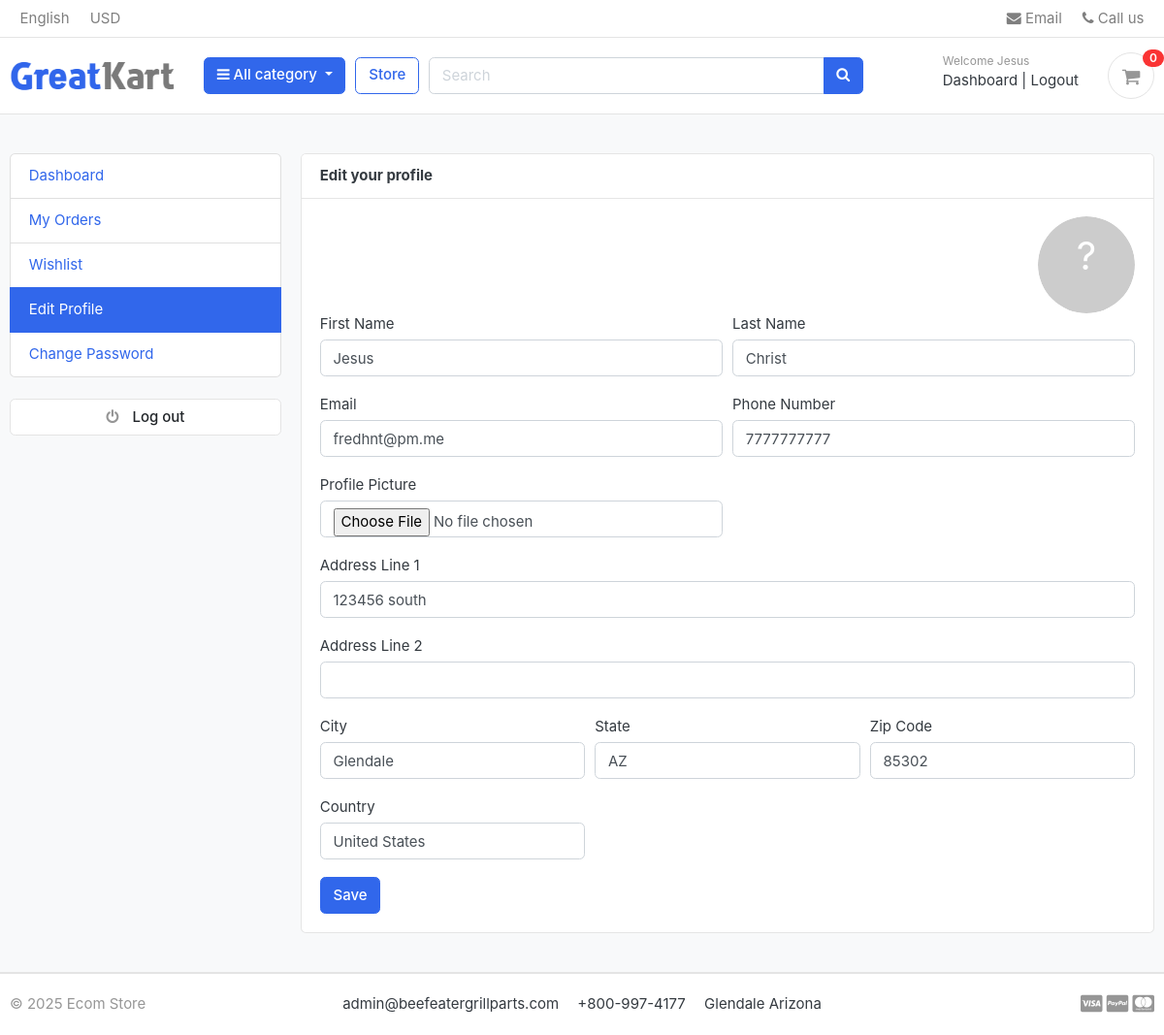
The app's page /accounts/edit_profile/ (signed in) with its own data.
### accounts/models.py (models this page shows, shortened)
class Account(AbstractUser):
    first_name = models.CharField(max_length=50)
    last_name = models.CharField(max_length=50)
    username = models.CharField(max_length=50, unique=True)
    email = models.EmailField(max_length=100, unique=True)
    phone_number = models.CharField(max_length=50)
    date_joined = models.DateTimeField(auto_now_add=True)
    last_login = models.DateTimeField(auto_now_add=True)
    is_admin = models.BooleanField(default=False)
    is_staff = models.BooleanField(default=False)
    is_active = models.BooleanField(default=False)
    is_superadmin = models.BooleanField(default=False)
    USERNAME_FIELD = 'email'
    REQUIRED_FIELDS = ['username', 'first_name', 'last_name']
    objects = MyAccountManager()

class UserProfile(models.Model):
    user = models.OneToOneField(settings.AUTH_USER_MODEL, on_delete=models.CASCADE)
    address_line_1 = models.CharField(blank=True, max_length=100)
    address_line_2 = models.CharField(blank=True, max_length=100)
    profile_picture = models.ImageField(blank=True, null=True, upload_to='userprofile')
    city = models.CharField(blank=True, max_length=20)
    zip_code = models.CharField(blank=True, max_length=20)
    state = models.CharField(blank=True, max_length=20)
    country = models.CharField(blank=True, max_length=20)

### accounts/views.py (the view)
# urls.py: path('edit_profile/', views.edit_profile, name='edit_profile'),
@login_required(login_url='login')
def edit_profile(request):
    userprofile = get_object_or_404(UserProfile, user=request.user)
    if request.method == 'POST':
        user_form = UserForm(request.POST, instance=request.user)
        profile_form = UserProfileForm(request.POST, request.FILES, instance=userprofile)
        if user_form.is_valid() and profile_form.is_valid():
            user_form.save()
            profile_form.save()
            messages.success(request, 'Your profile has been updated. Please use your new email to sign in.')
            return redirect('edit_profile')
    else:
        user_form = UserForm(instance=request.user)
        profile_form = UserProfileForm(instance=userprofile)
    context = {
        'user_form': user_form,
        'profile_form': profile_form,
        'userprofile': userprofile,
    }
    return render(request, 'accounts/edit_profile.html', context)

### accounts/forms.py
class UserForm(forms.ModelForm):
    class Meta:
        model = Account
        fields = ('first_name', 'last_name', 'phone_number', 'email')
    def __init__(self, *args, **kwargs):
        super(UserForm, self).__init__(*args, **kwargs)
        for field in self.fields:
            self.fields[field].widget.attrs['class'] = 'form-control'

class UserProfileForm(forms.ModelForm):
    profile_picture = forms.ImageField(required=False, error_messages= {'invalid':("Image files only")}, widget=forms.FileInput)
    class Meta:
        model = UserProfile
        fields = ('address_line_1', 'address_line_2', 'city', 'state', 'zip_code', 'country', 'profile_picture')
    def __init__(self, *args, **kwargs):
        super(UserProfileForm, self).__init__(*args, **kwargs)
        for field in self.fields:
            self.fields[field].widget.attrs['class'] = 'form-control'

### carts/context_processors.py (called while the page is built)
def counter(request):
    cart_count = 0
    if 'admin' in request.path:
        return {}
    else:
        try:
            cart = Cart.objects.filter(cart_id= _cart_id(request))
            if request.user.is_authenticated:
                cart_items = CartItem.objects.all().filter(user=request.user)
            else:
                cart_items = CartItem.objects.all().filter(cart=cart[:1])
            for cart_item in cart_items:
                cart_count += cart_item.quantity
        except Cart.DoesNotExist:
            cart_count = 0
    return dict(cart_count=cart_count)

### carts/utils.py (called while the page is built)
def _cart_id(request):
    cart_id = request.session.get('cart_id')
    if not cart_id:
        cart_id = str(uuid.uuid4())
        request.session['cart_id'] = cart_id
        request.session.modified = True
    return cart_id

### category/context_processors.py (called while the page is built)
def menu_links(request):
    from category.models import Category
    links = Category.objects.all()
    return dict(links=links)

### category/models.py (called while the page is built)
    def get_url(self):
        return reverse('store:products_by_category', args=[self.slug])

### store/context_processors.py (called while the page is built)
def recently_viewed(request):
    viewed_ids = request.session.get('viewed_products', [])
    recently_viewed = Product.objects.filter(id__in=viewed_ids, is_available=True).order_by('-modified_date')[:5]  # Limit to 5, match session order if possible
    ordered_products = sorted(recently_viewed, key=lambda p: viewed_ids.index(p.id) if p.id in viewed_ids else len(viewed_ids))
    return {'recently_viewed': ordered_products}

### templates/accounts/edit_profile.html (shortened to what this page needs)
{% extends 'base.html' %}
{% block content %}
<section class="section-conten padding-y bg">
<div class="container">
    <div class="row">
    {% include 'includes/dashboard_sidebar.html' %}
    <main class="col-md-9">
        <article class="card">
        <header class="card-header">
            <strong class="d-inline-block mr-3">Edit your profile</strong>
        </header>
        <div class="card-body">
            <div class="text-right">
                {% if userprofile.profile_picture %}
                <img src="{{ userprofile.profile_picture.url }}" alt="Profile Picture" width="100" style="border-radius:50px;">
                {% else %}
                    <svg width="100" height="100" viewBox="0 0 100 100" style="border-radius: 50%;">
                        <circle cx="50" cy="50" r="50" fill="#ccc" />
                        <text x="50" y="55" font-size="40" text-anchor="middle" fill="#fff">?</text>
                    </svg>
                {% endif %}
            </div>
            <div class="row">
            <div class="col-md-12">
                <form action="{% url 'edit_profile' %}" method="POST" enctype="multipart/form-data">
                    <div class="form-row">
                        <div class="form-group col-md-6">
                            <label>First Name</label>
                            {{ user_form.first_name }}
                        </div>
                        <div class="form-group col-md-6">
                            <label>Last Name</label>
                            {{ user_form.last_name }}
                        </div>
                    </div>
                    <div class="form-row">
                        <div class="form-group col-md-6">
                            <label>Email</label>
                            {{ user_form.email }}
                        </div>
                        <div class="form-group col-md-6">
                            <label>Phone Number</label>
                            {{ user_form.phone_number }}
                        </div>
                    </div>
                    <div class="form-row">
                        <div class="form-group col-md-6">
                            <label>Profile Picture</label>
                            {{ profile_form.profile_picture }}
                        </div>
                    </div>
                    <div class="form-group">
                        <label>Address Line 1</label>
                        {{ profile_form.address_line_1 }}
                    </div>
                    <div class="form-group">
                        <label>Address Line 2</label>
                        {{ profile_form.address_line_2 }}
                    </div>
                    <div class="form-row">
                        <div class="form-group col-md-4">
                            <label>City</label>
                            {{ profile_form.city }}
                        </div>
                        <div class="form-group col-md-4">
                            <label>State</label>
                            {{ profile_form.state }}
                        </div>
                        <div class="form-group col-md-4">
                            <label>Zip Code</label>
                            {{ profile_form.zip_code }}
                        </div>
                        <div class="form-group col-md-4">
                            <label>Country</label>
                            {{ profile_form.country }}
                        </div>
                    </div>
                    <input type="submit" value="Save" class="btn btn-primary">
                </form>
            </div>
            </div>
        </div>
        </article>
    </main>
    </div>
</div>
</section>
{% endblock %}

### templates/includes/navbar.html (shortened to what this page needs)
{% load static %}
<header class="section-header">
    <nav class="navbar p-md-0 navbar-expand-sm navbar-light border-bottom">
        <div class="container">
            <div class="collapse navbar-collapse" id="navbarTop4">
                <ul class="navbar-nav mr-auto">
                    <li class="nav-item dropdown">
                        <a href="#" class="nav-link"> English </a>
                    </li>
                    <li class="nav-item dropdown">
                        <a href="#" class="nav-link"> USD </a>
                    </li>
                </ul>
                <ul class="navbar-nav">
                    <li><a href="#" class="nav-link"> <i class="fa fa-envelope"></i> Email </a></li>
                    <li><a href="#" class="nav-link"> <i class="fa fa-phone"></i> Call us </a></li>
                </ul>
            </div>
        </div>
    </nav>
    <section class="header-main border-bottom">
        <div class="container">
            <div class="row align-items-center">
                <div class="col-lg-2 col-md-3 col-6">
                    <a href="{% url 'home' %}" class="brand-wrap">
                        <img class="logo" src="{% static './images/logo.png' %}">
                    </a>
                </div>
                <div class="col-lg col-sm col-md col-6 flex-grow-0">
                    <div class="category-wrap dropdown d-inline-block float-right">
                        <button type="button" class="btn btn-primary dropdown-toggle" data-toggle="dropdown">
                            <i class="fa fa-bars"></i> All category
                        </button>
                    </div>
                </div>
                <a href="{% url 'store:store' %}" class="btn btn-outline-primary">Store</a>
                <div class="col-lg col-md-6 col-sm-12 col">
                    <form action="{% url 'store:search' %}" class="search" method="GET">
                        <div class="input-group w-100">
                            <input type="text" class="form-control" style="width:60%;" placeholder="Search" name="keyword">
                            <div class="input-group-append">
                                <button class="btn btn-primary" type="submit">
                                    <i class="fa fa-search"></i>
                                </button>
                            </div>
                        </div>
                    </form>
                </div>
                <div class="col-lg-3 col-sm-6 col-8 order-2 order-lg-3">
                    <div class="d-flex justify-content-end mb-3 mb-lg-0">
                        {% if user.id is None %}
                            <div class="widget-header">
                                <small class="title text-muted">Welcome guest!</small>
                                <div>
                                    <a href="{% url 'login' %}">Sign in</a>
                                    <span class="dark-transp"> | </span>
                                    <a href="{% url 'register' %}"> Register</a>
                                </div>
                            </div>
                        {% else %}
                            <div class="widget-header">
                                <small class="title text-muted">Welcome {{user.first_name}}</small>
                                <div>
                                    <a href="{% url 'dashboard' %}">Dashboard</a>
                                    <span class="dark-transp"> | </span>
                                    <a href="{% url 'logout' %}"> Logout</a>
                                </div>
                            </div>
                        {% endif %}
                        <a href="{% url 'cart' %}" class="widget-header pl-3 ml-3">
                            <div class="icon icon-sm rounded-circle border"><i class="fa fa-shopping-cart"></i></div>
                            <span class="badge badge-pill badge-danger notify">{{ cart_count }}</span>
                        </a>
                    </div>
                </div>
            </div>
        </div>
    </section>
</header>

### static/css/ui.css (style rules this page uses)
html { font-family: "Inter", sans-serif; font-size: 15px; }
.icon-xs, .icon-sm, .icon-md, .icon-lg { display: inline-block; text-align: center; flex-shrink: 0; flex-grow: 0; }
.icon-sm { width: 48px; height: 48px; line-height: 48px !important; font-size: 20px; }
.padding-y { padding-top: 40px; padding-bottom: 40px; }
article:after, .form-group:after { display: block; clear: both; content: ""; }
.bg { background-color: #f8f9fa; }
.header-main { position: relative; padding-top: 1rem; padding-bottom: 1rem; }
.brand-wrap .logo, .navbar-brand .logo { margin-right: 7px; max-height: 42px; display: inline-block; }
.widget-header { display: inline-block; vertical-align: middle; position: relative; }
.widget-header a { color: #343a40; }
.widget-header i { color: #969696; }
.widget-header .title { display: block; }
.widget-header .notify { position: absolute; top: -3px; right: -10px; }
.notify { position: absolute; top: -4px; right: -10px; display: inline-block; padding: 0.25em 0.6em; font-size: 12px; line-height: 1; text-align: center; border-radius: 3rem; color: #fff; background-color: #fa3434; }

### templates/base.html (style rules this page uses)
body { padding-top: 0; }

### records on screen
Account: first_name "Jesus", last_name "Christ", email "fredhnt@pm.me", phone_number "7777777777"
UserProfile: address_line_1 "123456 south", city "Glendale", state "AZ", zip_code "85302", country "United States"

### other values on screen
{{ cart_count }} "0"
